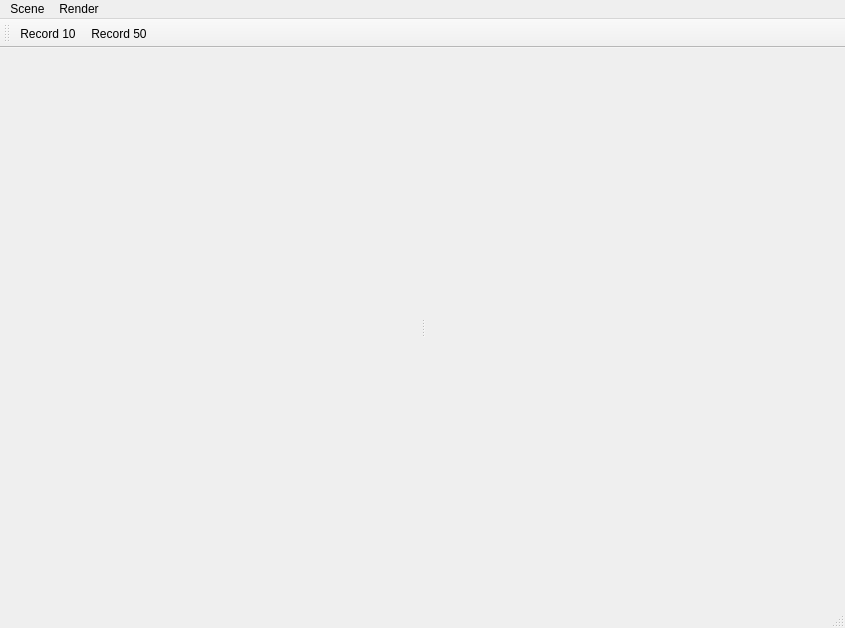
<?xml version="1.0" encoding="UTF-8"?>
<ui version="4.0">
 <class>LightwayClass</class>
 <widget class="QMainWindow" name="LightwayClass">
  <property name="geometry">
   <rect>
    <x>0</x>
    <y>0</y>
    <width>845</width>
    <height>628</height>
   </rect>
  </property>
  <property name="windowTitle">
   <string>Lightway</string>
  </property>
  <widget class="QWidget" name="centralWidget">
   <layout class="QHBoxLayout" name="horizontalLayout">
    <item>
     <widget class="QSplitter" name="splitter">
      <property name="orientation">
       <enum>Qt::Horizontal</enum>
      </property>
      <widget class="QWidget" name="widget" native="true">
       <layout class="QHBoxLayout" name="horizontalLayout_2"/>
      </widget>
      <widget class="QWidget" name="widget_2" native="true">
       <layout class="QHBoxLayout" name="horizontalLayout_3"/>
      </widget>
     </widget>
    </item>
   </layout>
  </widget>
  <widget class="QMenuBar" name="menuBar">
   <property name="geometry">
    <rect>
     <x>0</x>
     <y>0</y>
     <width>845</width>
     <height>21</height>
    </rect>
   </property>
   <widget class="QMenu" name="menuFile">
    <property name="title">
     <string>Scene</string>
    </property>
   </widget>
   <widget class="QMenu" name="menuRender">
    <property name="title">
     <string>Render</string>
    </property>
   </widget>
   <addaction name="menuFile"/>
   <addaction name="menuRender"/>
  </widget>
  <widget class="QToolBar" name="mainToolBar">
   <attribute name="toolBarArea">
    <enum>TopToolBarArea</enum>
   </attribute>
   <attribute name="toolBarBreak">
    <bool>false</bool>
   </attribute>
   <addaction name="actionRecord_10"/>
   <addaction name="actionRecord_50"/>
  </widget>
  <widget class="QStatusBar" name="statusBar"/>
  <action name="actionRecord_10">
   <property name="text">
    <string>Record 10</string>
   </property>
  </action>
  <action name="actionRecord_50">
   <property name="text">
    <string>Record 50</string>
   </property>
  </action>
 </widget>
 <layoutdefault spacing="6" margin="11"/>
 <resources>
  <include location="lightway.qrc"/>
 </resources>
 <connections/>
</ui>
